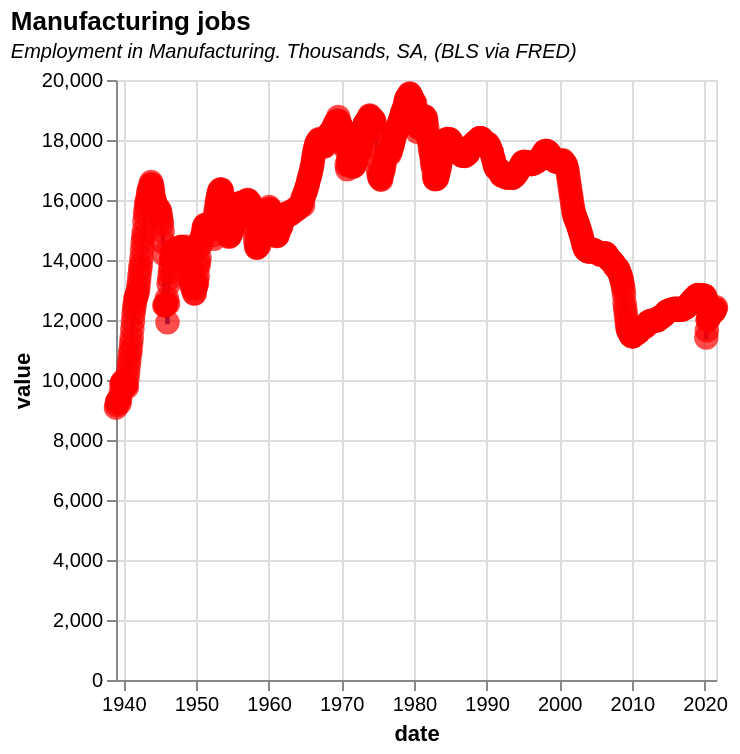

Vega-Lite specification stored for this chart:
### Vega-Lite specification from a JSON file in a GitHub repository (floating-point values rounded to 4 significant figures; data arrays with more than 128 entries replaced by an {"elided": "..."} marker saying what was removed)
{"$schema": "https://vega.github.io/schema/vega-lite/v5.json", "description": "Bank Rate", "title": {"text": "Manufacturing jobs", "subtitle": "Employment in Manufacturing. Thousands, SA, (BLS via FRED)", "subtitleFontStyle": "italic", "subtitleFontSize": 10, "anchor": "start", "color": "black"}, "data": {"values": {"elided": "992 records"}, "format": {"parse": {"date": "date"}}}, "height": 300, "width": 300, "encoding": {"x": {"field": "date", "type": "temporal"}}, "layer": [{"encoding": {"y": {"field": "value", "type": "quantitative"}}, "layer": [{"mark": {"type": "line", "interpolate": "step", "color": "rgb(0,47,167)"}}, {"mark": {"type": "circle", "size": 150, "color": "red"}}]}, {"mark": "rule", "encoding": {"opacity": {"value": 0}, "tooltip": [{"field": "date", "type": "temporal", "format": "%b-%Y", "title": "Date"}, {"field": "value", "type": "quantitative", "format": ",.0f", "title": "Jobs (k)"}]}}]}
